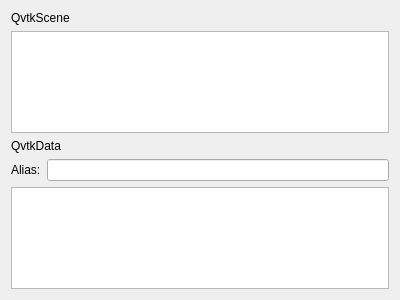
<?xml version="1.0" encoding="UTF-8"?>
<ui version="4.0">
 <class>QvtkSceneWidget</class>
 <widget class="QWidget" name="QvtkSceneWidget">
  <property name="geometry">
   <rect>
    <x>0</x>
    <y>0</y>
    <width>400</width>
    <height>300</height>
   </rect>
  </property>
  <property name="windowTitle">
   <string>QvtkSceneWidget</string>
  </property>
  <layout class="QVBoxLayout" name="verticalLayout">
   <item>
    <widget class="QLabel" name="label">
     <property name="text">
      <string>QvtkScene</string>
     </property>
    </widget>
   </item>
   <item>
    <widget class="QListWidget" name="listWidgetQvtkScene"/>
   </item>
   <item>
    <widget class="QLabel" name="label_2">
     <property name="text">
      <string>QvtkData</string>
     </property>
    </widget>
   </item>
   <item>
    <layout class="QHBoxLayout" name="horizontalLayout">
     <item>
      <widget class="QLabel" name="label_3">
       <property name="text">
        <string>Alias:</string>
       </property>
      </widget>
     </item>
     <item>
      <widget class="QLineEdit" name="lineEditAlias"/>
     </item>
    </layout>
   </item>
   <item>
    <widget class="QTreeView" name="treeViewQvtkData">
     <property name="headerHidden">
      <bool>false</bool>
     </property>
     <attribute name="headerVisible">
      <bool>true</bool>
     </attribute>
    </widget>
   </item>
  </layout>
 </widget>
 <resources/>
 <connections/>
</ui>
